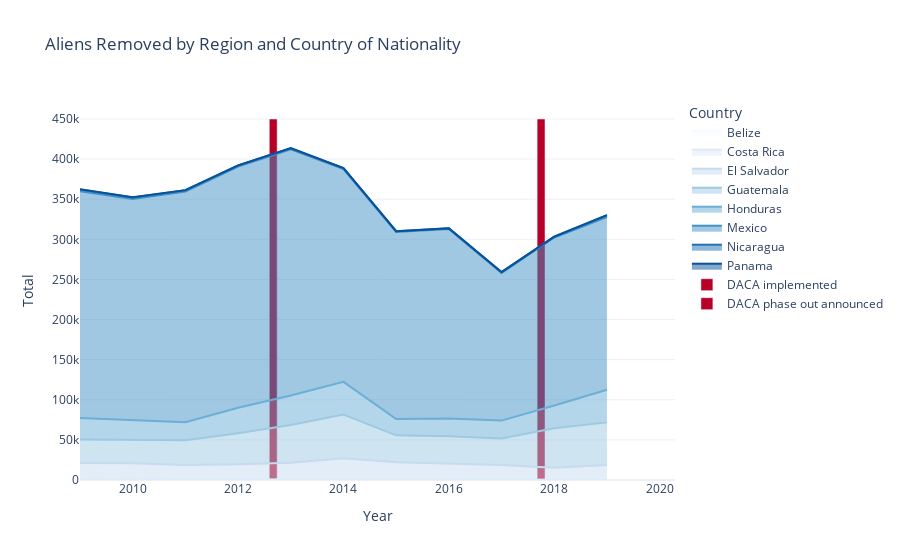

This figure's notebook cell:
### Code cell
fig = px.area(df_new, x="Year", y="Total", color="Country",
              template="plotly_white",
              title="Aliens Removed by Region and Country of Nationality",
             color_discrete_sequence=px.colors.sequential.Blues)

fig.update_layout({
'plot_bgcolor': 'rgba(0, 0, 0, 0)',
'paper_bgcolor': 'rgba(0, 0, 0, 0)',
})

chart_max = 450000

policies = {'DACA implemented': 2012+(1/12*8), 'DACA phase out announced': 2017+(1/12*9)}

for policy, year in policies.items():
    fig.add_bar(x=[year], y=[chart_max],
                name=policy, width=0.15,
                hovertemplate=policy,
                marker_color='#b60028')

fig.show()

### Figure 1 — Plotly figure (JSON) as saved in the notebook; plotly's stock layout.template omitted (floating-point values rounded to 4 significant figures)
{"data": [{"hovertemplate": "Country=Belize<br>Year=%{x}<br>Total=%{y}<extra></extra>", "legendgroup": "Belize", "line": {"color": "rgb(247,251,255)"}, "marker": {"symbol": "circle"}, "mode": "lines", "name": "Belize", "orientation": "v", "showlegend": true, "stackgroup": "1", "type": "scatter", "x": [2009, 2010, 2011, 2012, 2013, 2014, 2015, 2016, 2017, 2018, 2019], "xaxis": "x", "y": [237, 254, 221, 204, 175, 136, 134, 146, 123, 133, 109], "yaxis": "y"}, {"hovertemplate": "Country=Costa Rica<br>Year=%{x}<br>Total=%{y}<extra></extra>", "legendgroup": "Costa Rica", "line": {"color": "rgb(222,235,247)"}, "marker": {"symbol": "circle"}, "mode": "lines", "name": "Costa Rica", "orientation": "v", "showlegend": true, "stackgroup": "1", "type": "scatter", "x": [2009, 2010, 2011, 2012, 2013, 2014, 2015, 2016, 2017, 2018, 2019], "xaxis": "x", "y": [671, 558, 415, 398, 332, 286, 224, 253, 256, 319, 356], "yaxis": "y"}, {"hovertemplate": "Country=El Salvador<br>Year=%{x}<br>Total=%{y}<extra></extra>", "legendgroup": "El Salvador", "line": {"color": "rgb(198,219,239)"}, "marker": {"symbol": "circle"}, "mode": "lines", "name": "El Salvador", "orientation": "v", "showlegend": true, "stackgroup": "1", "type": "scatter", "x": [2009, 2010, 2011, 2012, 2013, 2014, 2015, 2016, 2017, 2018, 2019], "xaxis": "x", "y": [20406, 20017, 17945, 18910, 21130, 26671, 21899, 20264, 18448, 14877, 18190], "yaxis": "y"}, {"hovertemplate": "Country=Guatemala<br>Year=%{x}<br>Total=%{y}<extra></extra>", "legendgroup": "Guatemala", "line": {"color": "rgb(158,202,225)"}, "marker": {"symbol": "circle"}, "mode": "lines", "name": "Guatemala", "orientation": "v", "showlegend": true, "stackgroup": "1", "type": "scatter", "x": [2009, 2010, 2011, 2012, 2013, 2014, 2015, 2016, 2017, 2018, 2019], "xaxis": "x", "y": [29182, 29403, 30871, 38885, 47013, 54405, 33379, 33886, 33049, 49135, 53180], "yaxis": "y"}, {"hovertemplate": "Country=Honduras<br>Year=%{x}<br>Total=%{y}<extra></extra>", "legendgroup": "Honduras", "line": {"color": "rgb(107,174,214)"}, "marker": {"symbol": "circle"}, "mode": "lines", "name": "Honduras", "orientation": "v", "showlegend": true, "stackgroup": "1", "type": "scatter", "x": [2009, 2010, 2011, 2012, 2013, 2014, 2015, 2016, 2017, 2018, 2019], "xaxis": "x", "y": [26849, 24652, 22675, 31724, 36635, 40877, 20298, 22015, 22163, 28451, 40751], "yaxis": "y"}, {"hovertemplate": "Country=Mexico<br>Year=%{x}<br>Total=%{y}<extra></extra>", "legendgroup": "Mexico", "line": {"color": "rgb(66,146,198)"}, "marker": {"symbol": "circle"}, "mode": "lines", "name": "Mexico", "orientation": "v", "showlegend": true, "stackgroup": "1", "type": "scatter", "x": [2009, 2010, 2011, 2012, 2013, 2014, 2015, 2016, 2017, 2018, 2019], "xaxis": "x", "y": [282666, 275560, 287462, 300496, 306902, 265086, 233222, 236205, 184106, 209334, 215205], "yaxis": "y"}, {"hovertemplate": "Country=Nicaragua<br>Year=%{x}<br>Total=%{y}<extra></extra>", "legendgroup": "Nicaragua", "line": {"color": "rgb(33,113,181)"}, "marker": {"symbol": "circle"}, "mode": "lines", "name": "Nicaragua", "orientation": "v", "showlegend": true, "stackgroup": "1", "type": "scatter", "x": [2009, 2010, 2011, 2012, 2013, 2014, 2015, 2016, 2017, 2018, 2019], "xaxis": "x", "y": [2098, 1868, 1571, 1426, 1339, 1318, 930, 882, 906, 964, 2268], "yaxis": "y"}, {"hovertemplate": "Country=Panama<br>Year=%{x}<br>Total=%{y}<extra></extra>", "legendgroup": "Panama", "line": {"color": "rgb(8,81,156)"}, "marker": {"symbol": "circle"}, "mode": "lines", "name": "Panama", "orientation": "v", "showlegend": true, "stackgroup": "1", "type": "scatter", "x": [2009, 2010, 2011, 2012, 2013, 2014, 2015, 2016, 2017, 2018, 2019], "xaxis": "x", "y": [189, 190, 148, 129, 122, 91, 102, 83, 94, 91, 102], "yaxis": "y"}, {"hovertemplate": "DACA implemented", "marker": {"color": "#b60028"}, "name": "DACA implemented", "type": "bar", "width": 0.15, "x": [2013.0], "y": [450000]}, {"hovertemplate": "DACA phase out announced", "marker": {"color": "#b60028"}, "name": "DACA phase out announced", "type": "bar", "width": 0.15, "x": [2018.0], "y": [450000]}], "layout": {"legend": {"title": {"text": "Country"}, "tracegroupgap": 0}, "paper_bgcolor": "rgba(0, 0, 0, 0)", "plot_bgcolor": "rgba(0, 0, 0, 0)", "title": {"text": "Aliens Removed by Region and Country of Nationality"}, "xaxis": {"anchor": "y", "domain": [0, 1], "title": {"text": "Year"}}, "yaxis": {"anchor": "x", "domain": [0, 1], "title": {"text": "Total"}}}}
